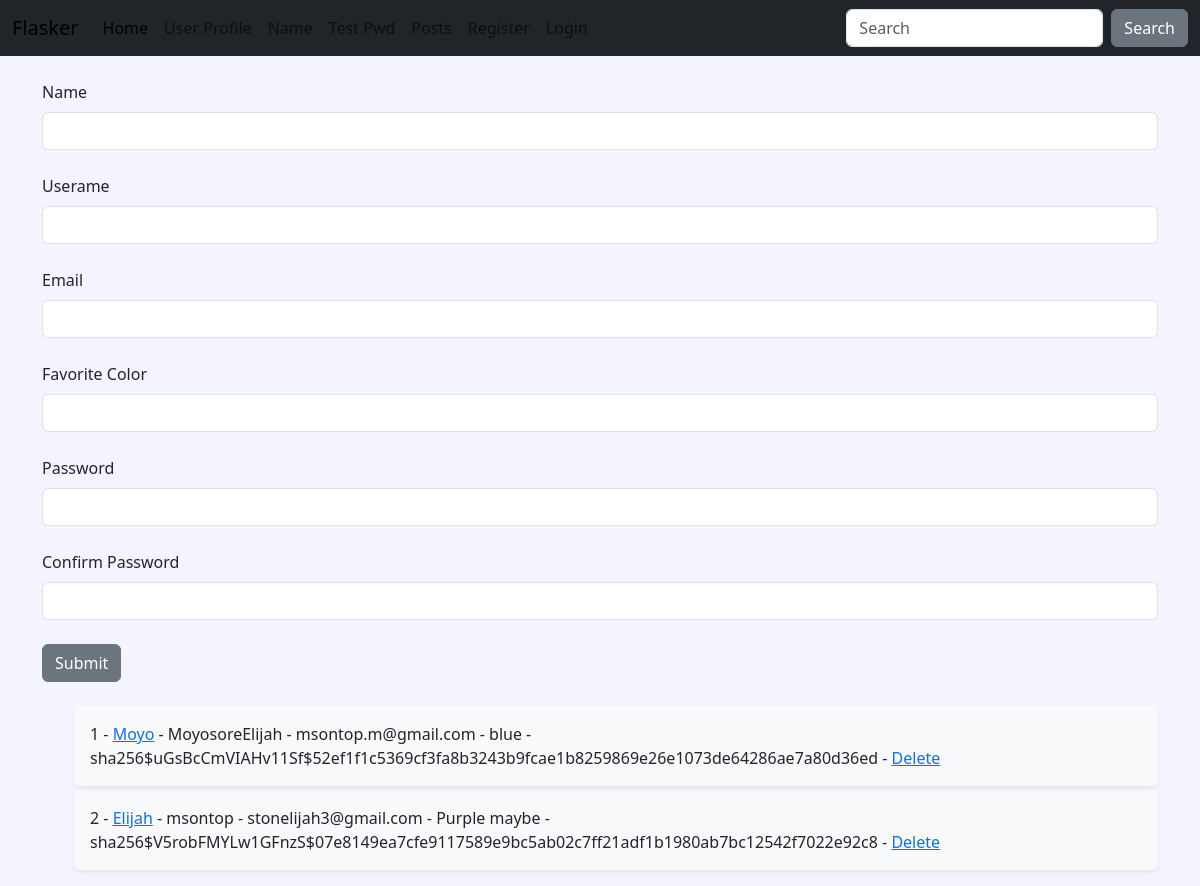
The page /user/add on the database as committed earlier.
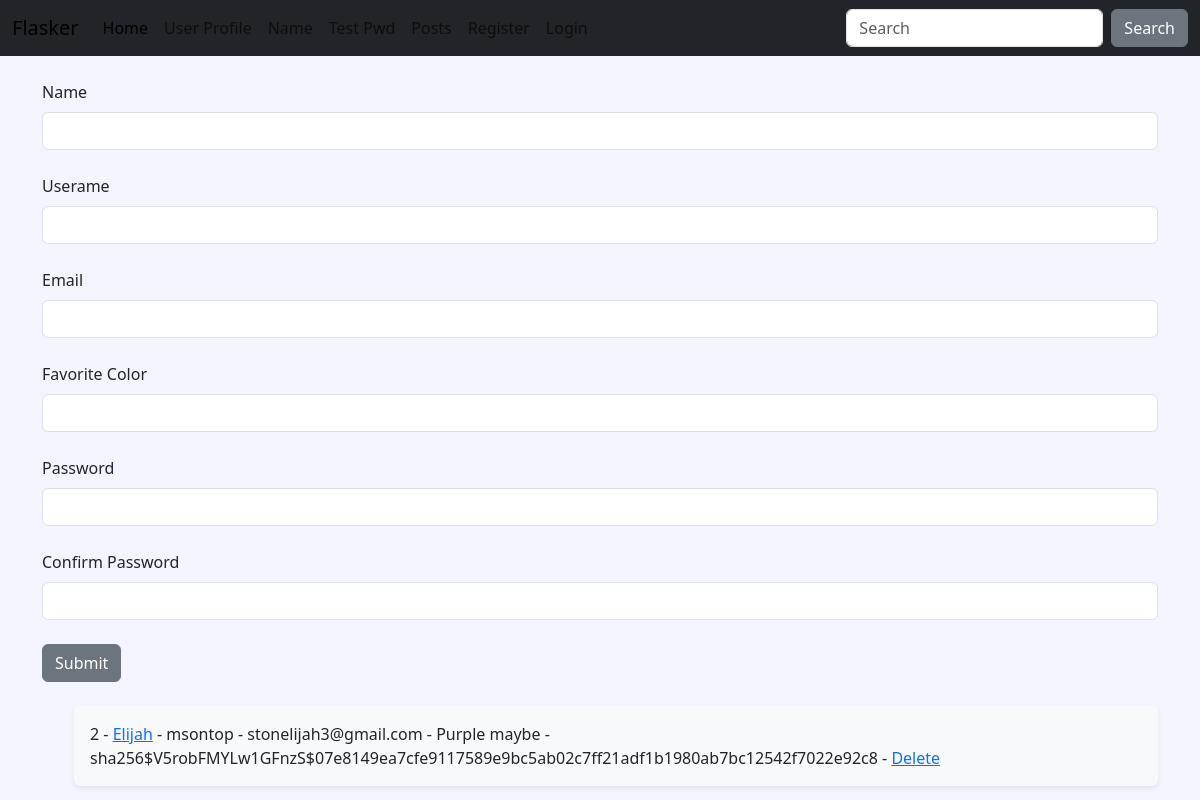
The same page on the database as committed later.
### hello.py (models this page shows, shortened)
class Users(db.Model, UserMixin):
    id = db.Column(db.Integer, primary_key=True)
    username = db.Column(db.String(200), unique=True)
    name = db.Column(db.String(200), nullable=False)
    email = db.Column(db.String(200), nullable=False, unique=True)
    favorite_color = db.Column(db.String(120))
    about_author = db.Column(db.Text(500), nullable=True)
    date_added = db.Column(db.DateTime, default=datetime.utcnow)
    password_hash = db.Column(db.String(128))
    posts = db.relationship('Post', backref='poster')
    @property
    def password(self):
        raise AttributeError('Password is nomett a readable attr!')

### hello.py (the view, shortened to what this page needs)
@app.route('/user/add', methods=['GET', 'POST'])
def add_user():
    name = None
    form = UserFrom()
    our_users=Users.query.order_by(Users.date_added)
    return render_template('add_user.html',
                           form=form,
                           name=name,
                           our_users=our_users)

### webforms.py
class UserFrom(FlaskForm):
    username = StringField('Userame', validators=[DataRequired()])
    name = StringField('Name', validators=[DataRequired()])
    email = StringField('Email', validators=[DataRequired()])
    favorite_color = StringField('Favorite Color')
    about_author = TextAreaField('About')
    password_hash = PasswordField('Password', validators=[DataRequired(), EqualTo('password_hash2', message='password must match!')])
    password_hash2 = PasswordField('Confirm Password', validators=[DataRequired()])
    submit = SubmitField('Submit')

class SearchForm(FlaskForm):
    searched = StringField('Searched', validators=[DataRequired()])
    submit = SubmitField('Submit')

### hello.py (called while the page is built)
@app.context_processor
def base():
    form = SearchForm()
    return dict(form=form)

### templates/add_user.html (shortened to what this page needs)
{% extends 'base.html' %}
{% block content%}
{% if name %}
<h1>User Added!</h1>
<br/>
<ul style="list-style-type: none;">
    {% for our_user in our_users %}
    <div class="shadow-sm p-3 mb-1 bg-body-tertiary rounded">
        <li>{{ our_user.id }} - <a href="{{ url_for('update', id=our_user.id) }}">{{ our_user.name }}</a> - {{ our_user.username }} - {{ our_user.email }} - {{ our_user.favorite_color }} - {{ our_user.password_hash }} - <a href="{{ url_for('delete', id=our_user.id) }}">Delete</a></li>
    </div>
    {% endfor %}
</ul>
{% else %}
<form method="POST">
    {{ form.name.label(class="form-label") }}
    {{ form.name(class="form-control") }}
    <br />
    {{ form.username.label(class="form-label") }}
    {{ form.username(class="form-control") }}
    <br />
    {{ form.email.label(class="form-label") }}
    {{ form.email(class="form-control") }}
    <br />
    {{ form.favorite_color.label(class="form-label") }}
    {{ form.favorite_color(class="form-control") }}
    <br />
    {{ form.password_hash.label(class="form-label") }}
    {{ form.password_hash(class="form-control") }}
    <br />
    {{ form.password_hash2.label(class="form-label") }}
    {{ form.password_hash2(class="form-control") }}
    <br />
    {{ form.submit(class="btn btn-secondary") }}
</form>
<br/>
<ul style="list-style-type: none;">
    {% for our_user in our_users %}
    <div class="shadow-sm p-3 mb-1 bg-body-tertiary rounded">
        <li>{{ our_user.id }} - <a href="{{ url_for('update', id=our_user.id) }}">{{ our_user.name }}</a> - {{ our_user.username }} - {{ our_user.email }} - {{ our_user.favorite_color }} - {{ our_user.password_hash }} - <a href="{{ url_for('delete', id=our_user.id) }}">Delete</a></li>
    </div>
    {% endfor %}
</ul>
{% endif %}
{% endblock %}

Rows that differ between the two databases and show on the page:
removed Users: id "1", name "Moyo", username "MoyosoreElijah", email "msontop.m@gmail.com", favorite_color "blue", password_hash "sha256$uGsBcCmVIAHv11Sf$52ef1f1c5369cf3fa8b3243b9fcae1b8259869e26e1073de64286ae7a80d36ed"
